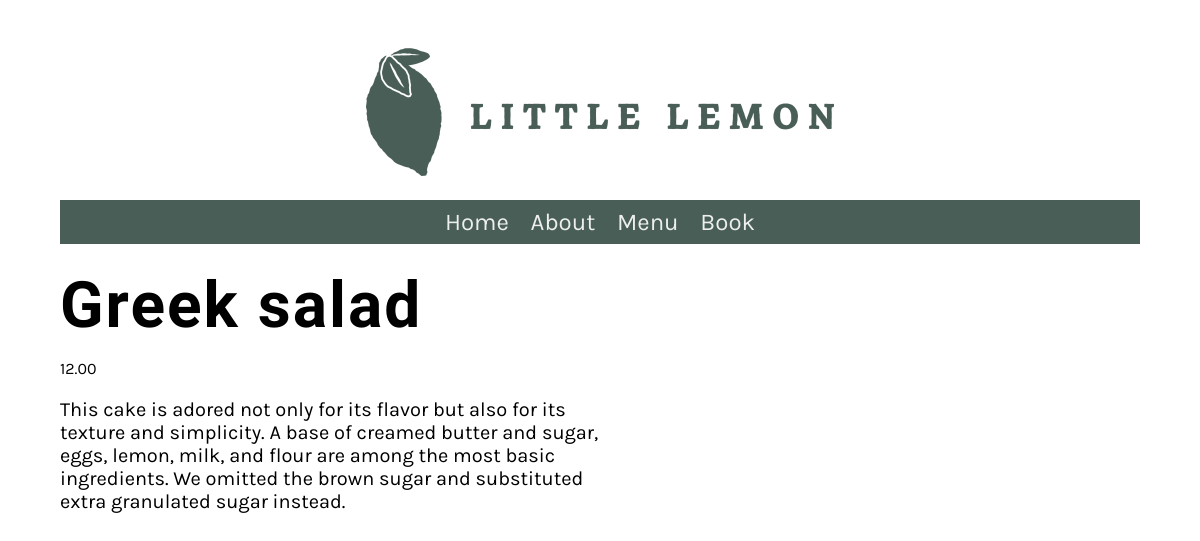
Screenshot of /menu_item/1/ with the database file from the repository.
### restaurant/models.py (models this page shows, shortened)
class Menu(models.Model):
   name = models.CharField(max_length=200)
   price = models.IntegerField()
   description = models.CharField(max_length=1000, default='')

### restaurant/views.py (the view)
# urls.py: path('menu_item/<int:pk>/', views.display_menu, name="display_menu"),
def display_menu(request, pk=None):
    if pk:
        menu_item = Menu.objects.get(pk=pk)
    else:
        menu_item = ""
    return render(request, 'menu_items.html', {'menu_item': menu_item})

### restaurant/templates/menu_items.html
{% extends "base.html" %}
{% load static %}
{% block content %}
<div class='row'>
    <div class='column'>
            <h1>{{ menu_item.name }}</h1>
            <p class='menu-price'>{{ menu_item.price }}.00</p>
            <p class='menu-description'>{{ menu_item.description }}</p>
    </div>
</div>
{% endblock %}

### restaurant/static/css/style.css (style rules this page uses)
body { font-family: 'Karla', sans-serif; margin-top: 3rem; margin-bottom: 3rem; margin-left: 5%; margin-right: 5%; }
h1, h2, h3, h4, h5, h6 { font-family: 'Markazi Text', serif; letter-spacing: 2px;; }
h1 { font-size: 4rem; margin-top: 1.5rem; margin-bottom: 0; }
p, ul { font-size: 1.25rem;; }
.row { display: flex; flex-direction: row; width: 100%; padding-bottom: 1rem; }
.column { flex-basis: 50%; margin-bottom: 1rem; padding-bottom: 1rem; }
.menu-price { display: block; font-size: 1rem; }

### rows the page displays
Menu: name "Greek salad", price "12", description "This cake is adored not only for its flavor but also for its texture and simplicity. A base of creamed butter and sugar, eggs, lemon, milk, and flour are among the most basic ingredients. We omitted the brown sugar and substituted extra granulated sugar instead."
